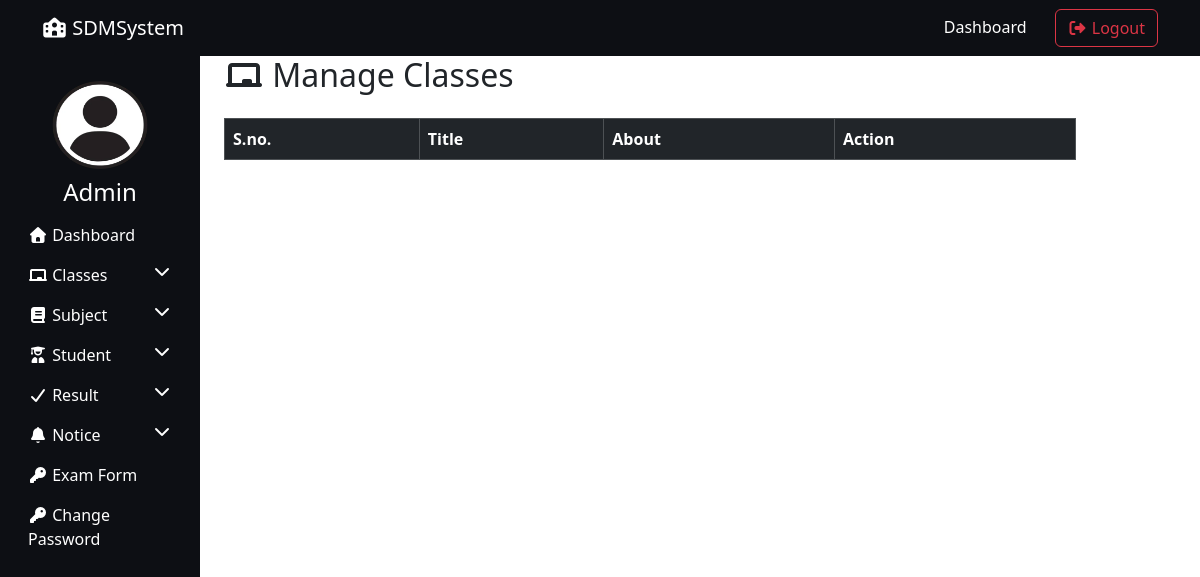
/manage_notice/ (signed in), run on an earlier commit of the app's database.
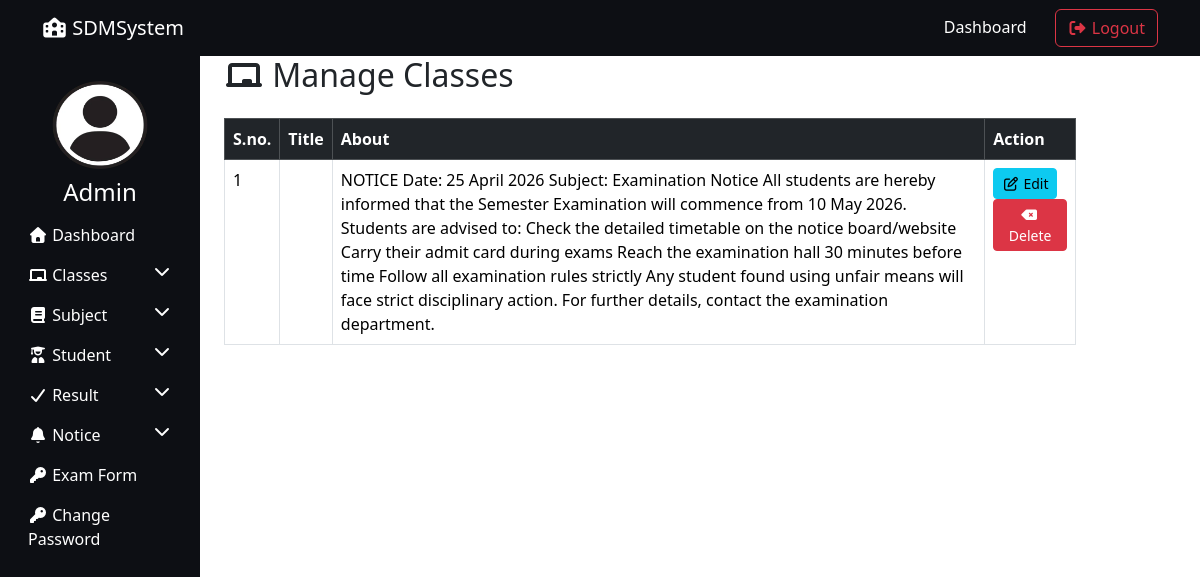
And on a later commit of the database.
### resultapp/models.py (models this page shows, shortened)
class Notice(models.Model):
    title = models.CharField(max_length=100)
    detail = models.TextField()
    posting_date = models.DateTimeField(auto_now_add=True)
    updation_date = models.DateTimeField(auto_now=True)

### resultapp/views.py (the view, shortened to what this page needs)
# urls.py: path('manage_notice/', manage_notice, name='manage_notice'),
@login_required
def manage_notice(request):
    notice = Notice.objects.all()
    return render(request,"manage_notice.html",locals())

### resultapp/templates/manage_notice.html (shortened to what this page needs)
{% extends "admin_base.html" %}
{% load static %}
{%block content%}
   <div class="container">
    <h2 class="mb-4">
        <i class="fas fa-chalkboard"></i> Manage Classes
    </h2>
    <table class="table table-bordered">
        <thead class="table-dark">
            <tr>
                <th>S.no.</th>
                <th>Title</th>
                <th>About</th>
                <th>Action</th>
            </tr>
        </thead>
        <tbody>
            {% for c in notice%}
            <tr>
                <td>{{forloop.counter}}</td>
                <td>{{c.notice}}</td>
                <td>{{c.detail}}</td>
                <td>
                    <a href="{% url 'edit_class' c.id %}" class="btn btn-info btn-sm"><i class="fa-regular fa-pen-to-square"></i> Edit</a>
                     <a href="?delete={{c.id}}" class="btn btn-danger btn-sm"><i class="fa-solid fa-delete-left"></i> Delete</a>
                </td>
            </tr>
            {%endfor%}
        </tbody>
    </table>
   </div>
   {% endblock %}

What changed in the data, as far as the page shows it:
added Notice: detail "NOTICE Date: 25 April 2026 Subject: Examination Notice All students are hereby informed that the Semester Examination will commence from 10 May 2026. Students are advised to: Check the detailed timetable on the notice board/website Carry their admit card during exams Reach the examination hall 30 minutes before time Follow all examination rules strictly Any student found using unfair means will face strict disciplinary action. For further details, contact the examination department."
